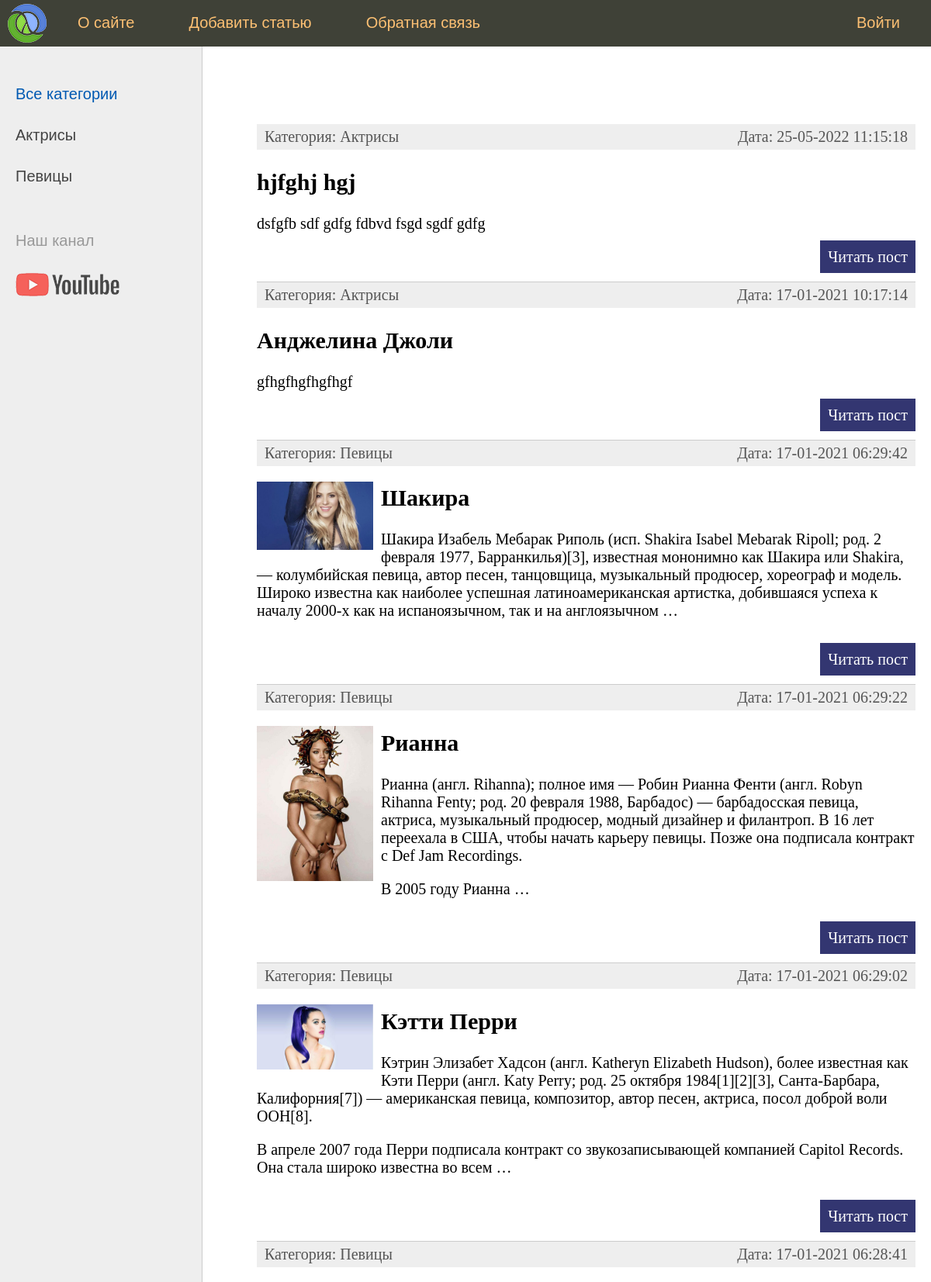
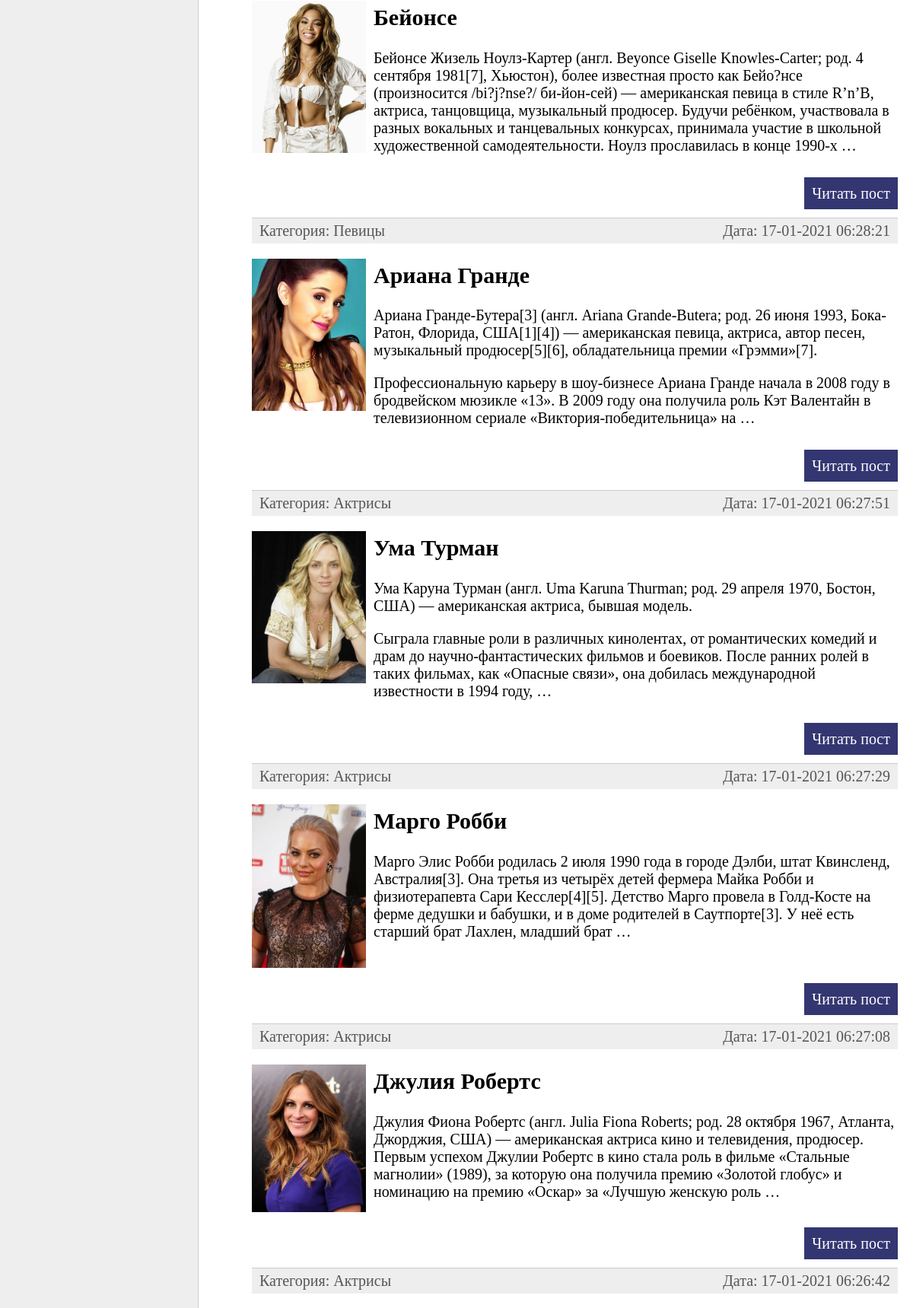
The page / (upper part) on the database its author committed (2 pictures, top to bottom).
### women/models.py (models this page shows, shortened)
class Category(models.Model):
    name = models.CharField(max_length=100, db_index=True, verbose_name="Категория")
    slug = models.SlugField(max_length=255, unique=True, db_index=True, verbose_name="URL")
    def __str__(self):
        return self.name
    def get_absolute_url(self):
        return reverse('category', kwargs={'cat_id': self.pk})
    class Meta:
        verbose_name = 'Категория'
        verbose_name_plural = 'Категории'
        ordering = ['id']

class Women(models.Model):
    title = models.CharField(max_length=255, verbose_name="Заголовок")
    slug = models.SlugField(max_length=255, unique=True, db_index=True, verbose_name="URL")
    content = models.TextField(blank=True, verbose_name="Текст статьи")
    photo = models.ImageField(upload_to="photos/%Y/%m/%d/", verbose_name="Фото")
    time_create = models.DateTimeField(auto_now_add=True, verbose_name="Время создания")
    time_update = models.DateTimeField(auto_now=True, verbose_name="Время изменения")
    is_published = models.BooleanField(default=True, verbose_name="Публикация")
    cat = models.ForeignKey('Category', on_delete=models.PROTECT, verbose_name="Категории")
    def get_absolute_url(self):
        return reverse('post', kwargs={'post_slug': self.slug})
    class Meta:
        verbose_name = 'Известные женщины'
        verbose_name_plural = 'Известные женщины'
        ordering = ['-time_create', 'title']

### women/views.py (the view)
# urls.py: path('', index, name='home'),
def index(request):
    posts = Women.objects.all()
    context = {
        'posts': posts,
        'menu': menu,
        'title': 'Главная страница',
        'cat_selected': 0,
    }
    return render(request, 'women/index.html', context=context)

### women/templatetags/women_tags.py (called while the page is built)
@register.inclusion_tag('women/list_categories.html')
def show_categories(sort=None, cat_selected=0):
    if not sort:
        cats = Category.objects.all()
    else:
        cats = Category.objects.order_by(sort)
    return {"cats": cats, "cat_selected": cat_selected}

### women/templates/women/index.html (shortened to what this page needs)
{% extends 'women/base.html' %}
{% block content %}
<ul class="list-articles">
	{% for p in posts %}
			<li><div class="article-panel">
	<p class="first">Категория: {{p.cat}}</p>
	<p class="last">Дата: {{p.time_update|date:"d-m-Y H:i:s"}}</p>
</div>
{% if p.photo %}
	<p><img class="img-article-left thumb" src="{{p.photo.url}}"></p>
{% endif %}
				<h2>{{p.title}}</h2>
	{% autoescape on %}
	{{p.content|linebreaks|truncatewords:50}}
	{% endautoescape %}
			<p class="link-read-post"><a href="{{ p.get_absolute_url }}">Читать пост</a></p>
			</li>
	{% endfor %}
</ul>
{% endblock %}

### women/templates/women/list_categories.html
{% for c in cats %}
	{% if c.pk == cat_selected %}
		<li class="selected">{{c.name}}</li>
	{% else %}
		<li><a href="{{ c.get_absolute_url }}">{{c.name}}</a></li>
	{% endif %}
{% endfor %}

### women/static/women/css/styles.css (style rules this page uses)
html, body { font-family: 'Arial'; margin: 0; padding: 0; height: 100%; width: 100%; color: #444; }
a { color: #0059b2; text-decoration: none; }
img { max-width: 600px; height: auto; }
img.img-article-left { max-width: 300px; height: auto; float: left; padding: 0 10px 10px 0; }
img.img-article-left.thumb { max-width: 150px; height: auto; }
p.link-read-post { text-align: right; }
p.link-read-post a { padding: 10px; min-width: 100px; background: #333671; color: #fff; text-decoration: none; }
div.article-panel { background: #eee; padding: 5px 10px 5px 10px; box-sizing border-box; overflow: hidden; color: #555; }
div.article-panel p.first { margin: 0; float: left; }
div.article-panel p.last { margin: 0; float: right; }
ul.list-articles { list-style: none; margin: 0; padding: 0; }
ul.list-articles li { border-bottom: 1px solid #ccc; }
.left-chapters ul li { margin: 30px 0 0 0; color: #999; }
.left-chapters ul li a { color: #444; text-decoration: none; }

### rows shown on the page
Category: name "Актрисы"
Category: name "Певицы"
Women: cat "Актрисы", time_update "25-05-2022 11:15:18", title "hjfghj hgj", content "dsfgfb sdf gdfg fdbvd fsgd sgdf gdfg"
Women: cat "Актрисы", time_update "17-01-2021 10:17:14", title "Анджелина Джоли", content "gfhgfhgfhgfhgf"
Women: cat "Певицы", time_update "17-01-2021 06:29:42", photo (picture), title "Шакира", content "Шакира Изабель Мебарак Риполь (исп. Shakira Isabel Mebarak Ripoll; род. 2 февраля 1977, Барранкилья)[3], известная мононимно как Шакира или Shakira, — колумбийская певица, автор песен, танцовщица, музыкальный продюсер, хореограф и модель. Широко известна как наиболее успешная латиноамериканская артистка, добившаяся успеха к началу 2000-х как на испаноязычном, так и на англоязычном …"
Women: cat "Певицы", time_update "17-01-2021 06:29:22", photo (picture), title "Рианна", content "Рианна (англ. Rihanna); полное имя — Робин Рианна Фенти (англ. Robyn Rihanna Fenty; род. 20 февраля 1988, Барбадос) — барбадосская певица, актриса, музыкальный продюсер, модный дизайнер и филантроп. В 16 лет переехала в США, чтобы начать карьеру певицы. Позже она подписала контракт с Def Jam Recordings. В 2005 году Рианна …"
Women: cat "Певицы", time_update "17-01-2021 06:29:02", photo (picture), title "Кэтти Перри", content "Кэтрин Элизабет Хадсон (англ. Katheryn Elizabeth Hudson), более известная как Кэти Перри (англ. Katy Perry; род. 25 октября 1984[1][2][3], Санта-Барбара, Калифорния[7]) — американская певица, композитор, автор песен, актриса, посол доброй воли ООН[8]. В апреле 2007 года Перри подписала контракт со звукозаписывающей компанией Capitol Records. Она стала широко известна во всем …"
Women: cat "Певицы", time_update "17-01-2021 06:28:41", photo (picture), title "Бейонсе", content "Бейонсе Жизель Ноулз-Картер (англ. Beyonce Giselle Knowles-Carter; род. 4 сентября 1981[7], Хьюстон), более известная просто как Бейо?нсе (произносится /bi?j?nse?/ би-йон-сей) — американская певица в стиле R’n’B, актриса, танцовщица, музыкальный продюсер. Будучи ребёнком, участвовала в разных вокальных и танцевальных конкурсах, принимала участие в школьной художественной самодеятельности. Ноулз прославилась в конце 1990-х …"
Women: cat "Певицы", time_update "17-01-2021 06:28:21", photo (picture), title "Ариана Гранде", content "Ариана Гранде-Бутера[3] (англ. Ariana Grande-Butera; род. 26 июня 1993, Бока-Ратон, Флорида, США[1][4]) — американская певица, актриса, автор песен, музыкальный продюсер[5][6], обладательница премии «Грэмми»[7]. Профессиональную карьеру в шоу-бизнесе Ариана Гранде начала в 2008 году в бродвейском мюзикле «13». В 2009 году она получила роль Кэт Валентайн в телевизионном сериале «Виктория-победительница» на …"
Women: cat "Актрисы", time_update "17-01-2021 06:27:51", photo (picture), title "Ума Турман", content "Ума Каруна Турман (англ. Uma Karuna Thurman; род. 29 апреля 1970, Бостон, США) — американская актриса, бывшая модель. Сыграла главные роли в различных кинолентах, от романтических комедий и драм до научно-фантастических фильмов и боевиков. После ранних ролей в таких фильмах, как «Опасные связи», она добилась международной известности в 1994 году, …"
Women: cat "Актрисы", time_update "17-01-2021 06:27:29", photo (picture), title "Марго Робби", content "Марго Элис Робби родилась 2 июля 1990 года в городе Дэлби, штат Квинсленд, Австралия[3]. Она третья из четырёх детей фермера Майка Робби и физиотерапевта Сари Кесслер[4][5]. Детство Марго провела в Голд-Косте на ферме дедушки и бабушки, и в доме родителей в Саутпорте[3]. У неё есть старший брат Лахлен, младший брат …"
Women: cat "Актрисы", time_update "17-01-2021 06:27:08", photo (picture), title "Джулия Робертс", content "Джулия Фиона Робертс (англ. Julia Fiona Roberts; род. 28 октября 1967, Атланта, Джорджия, США) — американская актриса кино и телевидения, продюсер. Первым успехом Джулии Робертс в кино стала роль в фильме «Стальные магнолии» (1989), за которую она получила премию «Золотой глобус» и номинацию на премию «Оскар» за «Лучшую женскую роль …"
Women: cat "Актрисы", time_update "17-01-2021 06:26:42"

### other values the page prints
{{ m.title }} "О сайте" "Добавить статью" "Обратная связь"
{{ m.title }} "Войти"
